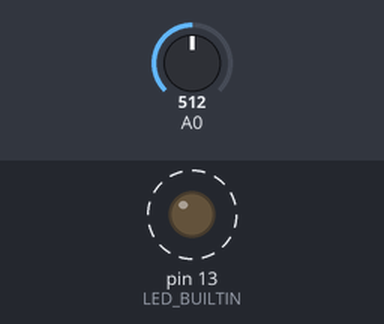
Recording of a sketch running on a simulated Arduino Uno, built with avr-gcc and run on an emulated ATmega328P. Shown: output pins drawn as LEDs (lit = HIGH). Dashed ring = blinking. The inputs (shaded band) are chosen by the test bench; at power-on: A0 = 512. What the sketch prints to the serial monitor is not drawn.

Above: at 0.2 s.
Timing chart, 0 to 3.0 s (numbered marks = the images above):
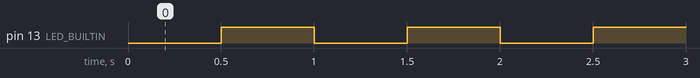

The sketch:

dos_tareas.ino
```cpp
#include <Arduino.h>
unsigned long relojLed = 0, relojSensor = 0;
bool led = false;
void setup() {
  Serial.begin(115200);
  pinMode(LED_BUILTIN, OUTPUT);
}
void loop() {
  unsigned long ahora = millis();
  if (ahora - relojLed >= 500) {
    relojLed = ahora;
    led = !led;
    digitalWrite(LED_BUILTIN, led);
  }
  if (ahora - relojSensor >= 200) {
    relojSensor = ahora;
    Serial.print(F("ADC="));
    Serial.println(analogRead(A0));
  }
}
```

Measured:
- by itself, pin 13 (LED_BUILTIN): alternates HIGH for 0.50 s and LOW for 0.50 s
